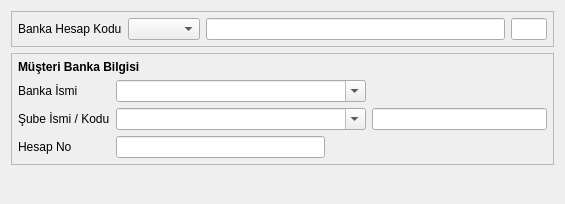
<?xml version="1.0" encoding="UTF-8"?>
<ui version="4.0">
 <class>E9_EFT_BATCH</class>
 <widget class="QDialog" name="E9_EFT_BATCH">
  <property name="geometry">
   <rect>
    <x>0</x>
    <y>0</y>
    <width>565</width>
    <height>204</height>
   </rect>
  </property>
  <property name="windowTitle">
   <string>Dialog</string>
  </property>
  <layout class="QGridLayout" name="gridLayout_2" rowstretch="10,30,10,5" columnstretch="30,5">
   <property name="sizeConstraint">
    <enum>QLayout::SetNoConstraint</enum>
   </property>
   <item row="0" column="0" colspan="2">
    <widget class="QFrame" name="frame">
     <property name="frameShape">
      <enum>QFrame::StyledPanel</enum>
     </property>
     <property name="frameShadow">
      <enum>QFrame::Raised</enum>
     </property>
     <layout class="QGridLayout" name="gridLayout" columnstretch="1,5,25,3">
      <property name="margin">
       <number>6</number>
      </property>
      <item row="0" column="0">
       <widget class="QLabel" name="label">
        <property name="sizePolicy">
         <sizepolicy hsizetype="Fixed" vsizetype="Fixed">
          <horstretch>0</horstretch>
          <verstretch>0</verstretch>
         </sizepolicy>
        </property>
        <property name="text">
         <string>Banka Hesap Kodu</string>
        </property>
       </widget>
      </item>
      <item row="0" column="1">
       <widget class="QComboBox" name="comboBox_banka_hesap_kodu"/>
      </item>
      <item row="0" column="2">
       <widget class="QLineEdit" name="lineEdit_bnk_sube_bilgisi">
        <property name="readOnly">
         <bool>true</bool>
        </property>
       </widget>
      </item>
      <item row="0" column="3">
       <widget class="QLineEdit" name="lineEdit_doviz_cinsi">
        <property name="readOnly">
         <bool>true</bool>
        </property>
       </widget>
      </item>
     </layout>
    </widget>
   </item>
   <item row="1" column="0" colspan="2">
    <widget class="QFrame" name="frame_musteri_banka_bilgisi">
     <property name="sizePolicy">
      <sizepolicy hsizetype="Expanding" vsizetype="Expanding">
       <horstretch>0</horstretch>
       <verstretch>0</verstretch>
      </sizepolicy>
     </property>
     <property name="frameShape">
      <enum>QFrame::StyledPanel</enum>
     </property>
     <property name="frameShadow">
      <enum>QFrame::Raised</enum>
     </property>
     <layout class="QGridLayout" name="gridLayout_3">
      <property name="margin">
       <number>6</number>
      </property>
      <item row="0" column="0">
       <widget class="QLabel" name="label_7">
        <property name="sizePolicy">
         <sizepolicy hsizetype="Expanding" vsizetype="Fixed">
          <horstretch>0</horstretch>
          <verstretch>0</verstretch>
         </sizepolicy>
        </property>
        <property name="font">
         <font>
          <weight>75</weight>
          <bold>true</bold>
         </font>
        </property>
        <property name="text">
         <string>Müşteri Banka Bilgisi</string>
        </property>
       </widget>
      </item>
      <item row="1" column="0">
       <layout class="QGridLayout" name="gridLayout_6" columnstretch="1,5,1,1,5">
        <item row="0" column="0">
         <widget class="QLabel" name="label_banka_ismi">
          <property name="sizePolicy">
           <sizepolicy hsizetype="Fixed" vsizetype="Fixed">
            <horstretch>0</horstretch>
            <verstretch>0</verstretch>
           </sizepolicy>
          </property>
          <property name="font">
           <font>
            <weight>50</weight>
            <bold>false</bold>
           </font>
          </property>
          <property name="text">
           <string>Banka İsmi </string>
          </property>
         </widget>
        </item>
        <item row="0" column="1" colspan="3">
         <widget class="QComboBox" name="combobox_banka_ismi">
          <property name="sizePolicy">
           <sizepolicy hsizetype="Expanding" vsizetype="Fixed">
            <horstretch>0</horstretch>
            <verstretch>0</verstretch>
           </sizepolicy>
          </property>
          <property name="font">
           <font>
            <weight>50</weight>
            <bold>false</bold>
           </font>
          </property>
          <property name="editable">
           <bool>true</bool>
          </property>
          <property name="sizeAdjustPolicy">
           <enum>QComboBox::AdjustToContents</enum>
          </property>
         </widget>
        </item>
        <item row="1" column="0">
         <widget class="QLabel" name="label_sube_ismi">
          <property name="sizePolicy">
           <sizepolicy hsizetype="Fixed" vsizetype="Fixed">
            <horstretch>0</horstretch>
            <verstretch>0</verstretch>
           </sizepolicy>
          </property>
          <property name="font">
           <font>
            <weight>50</weight>
            <bold>false</bold>
           </font>
          </property>
          <property name="text">
           <string>Şube İsmi / Kodu</string>
          </property>
         </widget>
        </item>
        <item row="1" column="1" colspan="3">
         <widget class="QComboBox" name="combobox_sube_ismi">
          <property name="sizePolicy">
           <sizepolicy hsizetype="Expanding" vsizetype="Fixed">
            <horstretch>0</horstretch>
            <verstretch>0</verstretch>
           </sizepolicy>
          </property>
          <property name="font">
           <font>
            <weight>50</weight>
            <bold>false</bold>
           </font>
          </property>
          <property name="editable">
           <bool>true</bool>
          </property>
         </widget>
        </item>
        <item row="1" column="4">
         <widget class="QLineEdit" name="lineedit_sube_kodu">
          <property name="sizePolicy">
           <sizepolicy hsizetype="Expanding" vsizetype="Fixed">
            <horstretch>0</horstretch>
            <verstretch>0</verstretch>
           </sizepolicy>
          </property>
          <property name="font">
           <font>
            <weight>50</weight>
            <bold>false</bold>
           </font>
          </property>
          <property name="focusPolicy">
           <enum>Qt::StrongFocus</enum>
          </property>
          <property name="readOnly">
           <bool>false</bool>
          </property>
         </widget>
        </item>
        <item row="2" column="0">
         <widget class="QLabel" name="label_hesap_no">
          <property name="sizePolicy">
           <sizepolicy hsizetype="Fixed" vsizetype="Fixed">
            <horstretch>0</horstretch>
            <verstretch>0</verstretch>
           </sizepolicy>
          </property>
          <property name="font">
           <font>
            <weight>50</weight>
            <bold>false</bold>
           </font>
          </property>
          <property name="text">
           <string>Hesap No</string>
          </property>
         </widget>
        </item>
        <item row="2" column="1" colspan="2">
         <widget class="QLineEdit" name="lineedit_hesap_no">
          <property name="sizePolicy">
           <sizepolicy hsizetype="Expanding" vsizetype="Fixed">
            <horstretch>0</horstretch>
            <verstretch>0</verstretch>
           </sizepolicy>
          </property>
          <property name="font">
           <font>
            <weight>50</weight>
            <bold>false</bold>
           </font>
          </property>
          <property name="readOnly">
           <bool>false</bool>
          </property>
         </widget>
        </item>
        <item row="0" column="4">
         <spacer name="horizontalSpacer_3">
          <property name="orientation">
           <enum>Qt::Horizontal</enum>
          </property>
          <property name="sizeHint" stdset="0">
           <size>
            <width>40</width>
            <height>20</height>
           </size>
          </property>
         </spacer>
        </item>
        <item row="2" column="4">
         <spacer name="horizontalSpacer_4">
          <property name="orientation">
           <enum>Qt::Horizontal</enum>
          </property>
          <property name="sizeHint" stdset="0">
           <size>
            <width>40</width>
            <height>20</height>
           </size>
          </property>
         </spacer>
        </item>
       </layout>
      </item>
     </layout>
    </widget>
   </item>
   <item row="2" column="1">
    <spacer name="verticalSpacer">
     <property name="orientation">
      <enum>Qt::Vertical</enum>
     </property>
     <property name="sizeHint" stdset="0">
      <size>
       <width>20</width>
       <height>56</height>
      </size>
     </property>
    </spacer>
   </item>
   <item row="3" column="0">
    <spacer name="horizontalSpacer">
     <property name="orientation">
      <enum>Qt::Horizontal</enum>
     </property>
     <property name="sizeHint" stdset="0">
      <size>
       <width>460</width>
       <height>20</height>
      </size>
     </property>
    </spacer>
   </item>
   <item row="3" column="1">
    <widget class="QWidget" name="widget_batch_buttons" native="true"/>
   </item>
  </layout>
 </widget>
 <tabstops>
  <tabstop>comboBox_banka_hesap_kodu</tabstop>
  <tabstop>lineEdit_bnk_sube_bilgisi</tabstop>
  <tabstop>lineEdit_doviz_cinsi</tabstop>
  <tabstop>combobox_banka_ismi</tabstop>
  <tabstop>combobox_sube_ismi</tabstop>
  <tabstop>lineedit_sube_kodu</tabstop>
  <tabstop>lineedit_hesap_no</tabstop>
 </tabstops>
 <resources/>
 <connections/>
</ui>
